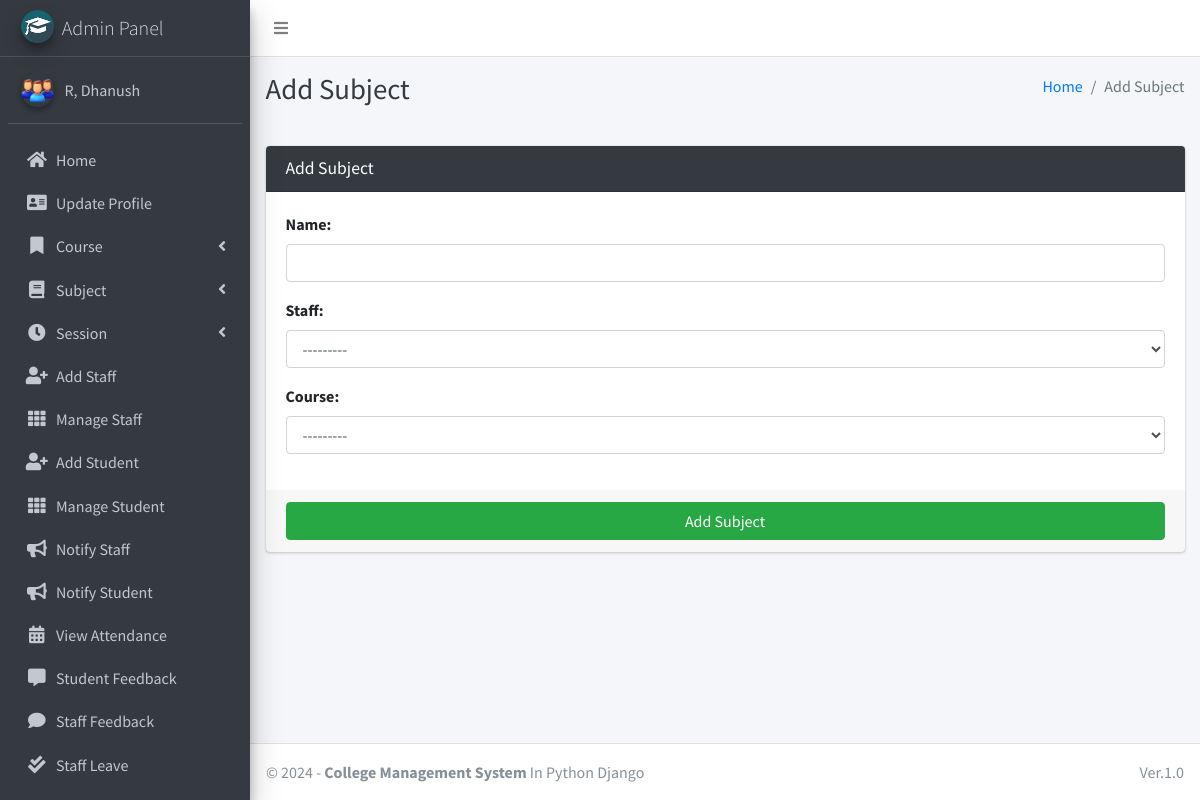
The page /subject/add/ (signed in) on the database its author committed.
### main_app/models.py (models this page shows)
class CustomUser(AbstractUser):
    USER_TYPE = ((1, "HOD"), (2, "Staff"), (3, "Student"))
    GENDER = [("M", "Male"), ("F", "Female")]
    username = None  # Removed username, using email instead
    email = models.EmailField(unique=True)
    user_type = models.CharField(default=1, choices=USER_TYPE, max_length=1)
    gender = models.CharField(max_length=1, choices=GENDER)
    profile_pic = models.ImageField()
    address = models.TextField()
    fcm_token = models.TextField(default="")  # For firebase notifications
    created_at = models.DateTimeField(auto_now_add=True)
    updated_at = models.DateTimeField(auto_now=True)
    USERNAME_FIELD = "email"
    REQUIRED_FIELDS = []
    objects = CustomUserManager()
    def __str__(self):
        return self.last_name + ", " + self.first_name

### main_app/hod_views.py (the view, shortened to what this page needs)
# urls.py: path("subject/add/", hod_views.add_subject, name='add_subject'),
def add_subject(request):
    form = SubjectForm(request.POST or None)
    context = {
        'form': form,
        'page_title': 'Add Subject'
    }
    return render(request, 'hod_template/add_subject_template.html', context)

### main_app/forms.py
class SubjectForm(FormSettings):
    def __init__(self, *args, **kwargs):
        super(SubjectForm, self).__init__(*args, **kwargs)
    class Meta:
        model = Subject
        fields = ['name', 'staff', 'course']

### main_app/models.py (called while the page is built)
    def __str__(self):
        return self.name

    def __str__(self):
        return self.admin.last_name + " " + self.admin.first_name

### main_app/templates/hod_template/add_subject_template.html
{% extends 'main_app/base.html' %}
{% load static %}
{% block page_title %}{{page_title}}{% endblock page_title %}
{% block content %}
<section class="content">
    <div class="container-fluid">
        <div class="row">
            <div class="col-md-12">
                <div class="card card-dark">
                    <div class="card-header">
                        <h3 class="card-title">{{page_title}}</h3>
                    </div>
                    {% include "main_app/form_template.html" with messages=messages  form=form button_text="Add Subject"%}
                </div>
            </div>
        </div>
    </div>
</section>
{% endblock content %}

### main_app/templates/main_app/sidebar_template.html (shortened to what this page needs)
{% load static %}
<aside class="main-sidebar sidebar-dark-info elevation-4">
    {% if request.user.user_type == '1' %}
    <a href="{% url 'admin_home' %}" class="brand-link">
        <img src="{% static 'dist/img/cmsl.png' %} " alt="AdminLTE Logo"
            class="brand-image img-circle elevation-3" >
        <span class="brand-text font-weight-light">Admin Panel</span>
    </a>
    <div class="sidebar">
        <div class="user-panel mt-3 pb-3 mb-3 d-flex">
            <div class="image">
                <img src="{{ request.user.profile_pic}}" class="img-circle elevation-2" alt="User Image">
            </div>
            <div class="info">
                <a href="#" class="d-block">{{user}}</a>
            </div>
        </div>
        <nav class="mt-2">
            <ul class="nav nav-pills nav-sidebar flex-column" data-widget="treeview" role="menu" data-accordion="false">
                <li class="nav-item">
                    {% url 'admin_home' as admin_home %}
                    <a href="{{admin_home}}" class="nav-link {% if admin_home == request.path %} active {% endif %}">
                        <i class="nav-icon fas fa-home"></i>
                        <p>
                            Home
                        </p>
                    </a>
                </li>
                <li class="nav-item">
                    {% url 'admin_view_profile' as admin_view_profile %}
                    <a href="{{admin_view_profile}}"
                        class="nav-link {% if admin_view_profile == request.path %} active {% endif %}">
                        <i class="nav-icon fas fa-address-card"></i>
                        <p>
                            Update Profile
                        </p>
                    </a>
                </li>
                <li class="nav-item has-treeview">
                    <a href="#" class="nav-link">
                        <i class="nav-icon fas fa-bookmark"></i>
                        <p>
                            Course
                            <i class="fas fa-angle-left right"></i>
                        </p>
                    </a>
                </li>
                <li class="nav-item has-treeview">
                    <a href="#" class="nav-link">
                        <i class="nav-icon fas fa-book"></i>
                        <p>
                            Subject
                            <i class="fas fa-angle-left right"></i>
                        </p>
                    </a>
                </li>
                <li class="nav-item has-treeview">
                    <a href="#" class="nav-link">
                        <i class="nav-icon fas fa-clock"></i>
                        <p>
                            Session
                            <i class="fas fa-angle-left right"></i>
                        </p>
                    </a>
                </li>
                <li class="nav-item">
                    {% url 'add_staff' as add_staff %}
                    <a href="{{add_staff}}" class="nav-link {% if add_staff == request.path %} active {% endif %}">
                        <i class="nav-icon fas fa-user-plus"></i>
                        <p>
                            Add Staff
                        </p>
                    </a>
                </li>
                <li class="nav-item">
                    {% url 'manage_staff' as manage_staff %}
                    {% url 'edit_staff' staff_id as edit_staff %}
                    <a href="{{manage_staff}}"
                        class="nav-link {% if manage_staff == request.path or request.path == edit_staff %} active {% endif %}">
                        <i class="nav-icon fas fa-th"></i>
                        <p>
                            Manage Staff
                        </p>
                    </a>
                </li>
                <li class="nav-item">
                    {% url 'add_student' as add_student%}
                    <a href="{{add_student}}" class="nav-link  {% if add_student == request.path %} active {% endif %}">
                        <i class="nav-icon fas fa-user-plus"></i>
                        <p>
                            Add Student
                        </p>
                    </a>
                </li>
                <li class="nav-item">
                    {% url 'manage_student' as manage_student %}
                    {% url 'edit_student' student_id as edit_student %}
                    <a href="{{manage_student}}"
                        class="nav-link  {% if edit_student == request.path or manage_student == request.path %} active {% endif %}">
                        <i class="nav-icon fas fa-th"></i>
                        <p>
                            Manage Student
                        </p>
                    </a>
                </li>
                <li class="nav-item">
                    {% url 'admin_notify_staff' as admin_notify_staff %}
                    <a href="{{admin_notify_staff}}"
                        class="nav-link {% if admin_notify_staff == request.path %} active {% endif %}">
                        <i class="nav-icon fas fa-bullhorn"></i>
                        <p>
                            Notify Staff
                        </p>
                    </a>
                </li>
                <li class="nav-item">
                    {% url 'admin_notify_student' as admin_notify_student %}
                    <a href="{{admin_notify_student}}"
                        class="nav-link {% if admin_notify_student == request.path %} active {% endif %}">
                        <i class="nav-icon fas fa-bullhorn"></i>
                        <p>
                            Notify Student
                        </p>
                    </a>
                </li>
                <li class="nav-item">
                    {% url 'admin_view_attendance' as admin_view_attendance %}
                <li class="nav-item">
                    <a href="{{admin_view_attendance}}"
                        class="nav-link  {% if admin_view_attendance == request.path %} active {% endif %}">
                        <i class="nav-icon fas fa-calendar-alt"></i>
                        <p>
                            View Attendance
                        </p>
                    </a>
                </li>
                <li class="nav-item">
                    {% url 'student_feedback_message' as student_feedback_message %}
                    <a href="{{ student_feedback_message }}"
                        class="nav-link  {% if student_feedback_message == request.path %} active {% endif %}">
                        <i class="nav-icon fas fa-comment-alt"></i>
                        <p>
                            Student Feedback
                        </p>
                    </a>
                </li>
                <li class="nav-item">
                    {% url 'staff_feedback_message' as staff_feedback_message %}
                    <a href="{{staff_feedback_message}}"
                        class="nav-link   {% if staff_feedback_message == request.path %} active {% endif %}">
                        <i class="nav-icon fas fa-comment"></i>
                        <p>
                            Staff Feedback
                        </p>
                    </a>
                </li>
                <li class="nav-item">
                    {% url 'view_staff_leave' as view_staff_leave %}
                    <a href="{{view_staff_leave}}"
                        class="nav-link  {% if view_staff_leave == request.path %} active {% endif %}">
                        <i class="nav-icon fas fa-check-double"></i>
                        <p>
                            Staff Leave
                        </p>
                    </a>
                </li>
                <li class="nav-item">
                    {% url 'view_student_leave' as view_student_leave %}
                    <a href="{% url 'view_student_leave' %}"
                        class="nav-link  {% if view_student_leave == request.path %} active {% endif %}">
                    </a>
                </li>
                                        {% endif %}
                                    </ul>
                                </nav>
                            </div>
</aside>

### rows shown on the page
CustomUser: user.profile_pic (picture), last_name+first_name "R, Dhanush"

### other values the page prints
{{ page_title }} "Add Subject"
{{ field.label_tag }} "Name:" "Staff:" "Course:"
{{ button_text }} "Add Subject"
